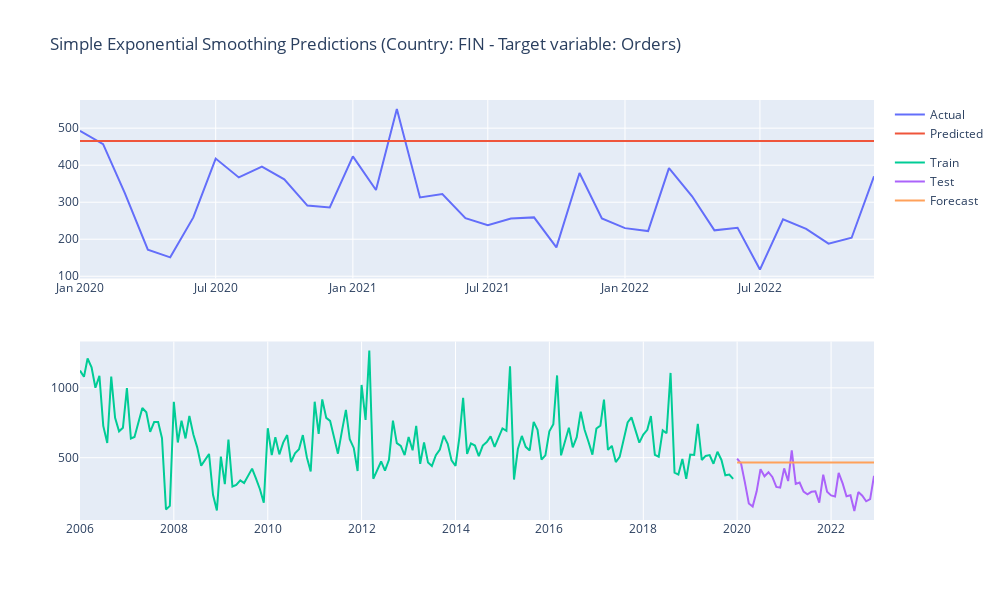

This figure's notebook cell:
### Markdown cell above
#### Simple Exponential Smoothing

### Code cell
model_name='Simple Exponential Smoothing'
span = 12
alpha = 2/(span+1)

# Train
model = SimpleExpSmoothing(train[dep_var]).fit(smoothing_level=alpha,optimized=False)

# Predict
predictions = model.predict(start=start, end=end)

# Forecast accuracy
scoring(model_name, test[dep_var], predictions, df, True, True)
